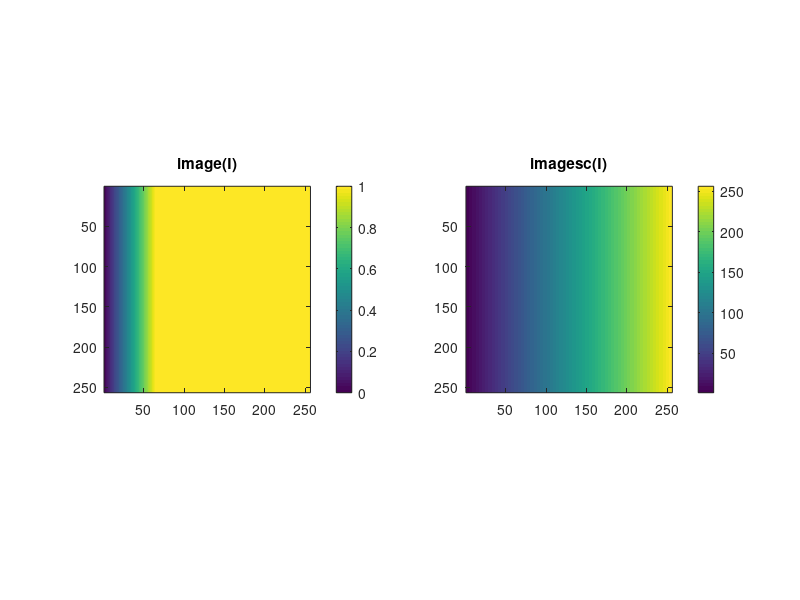
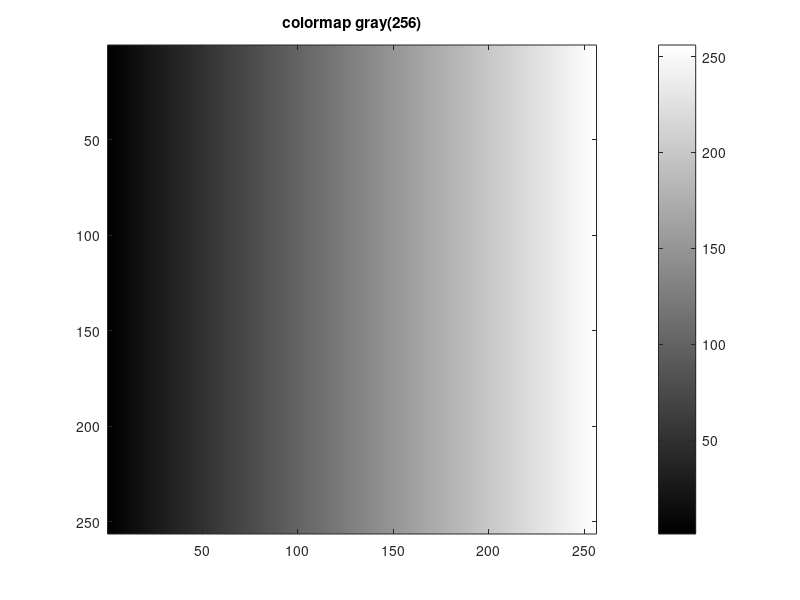
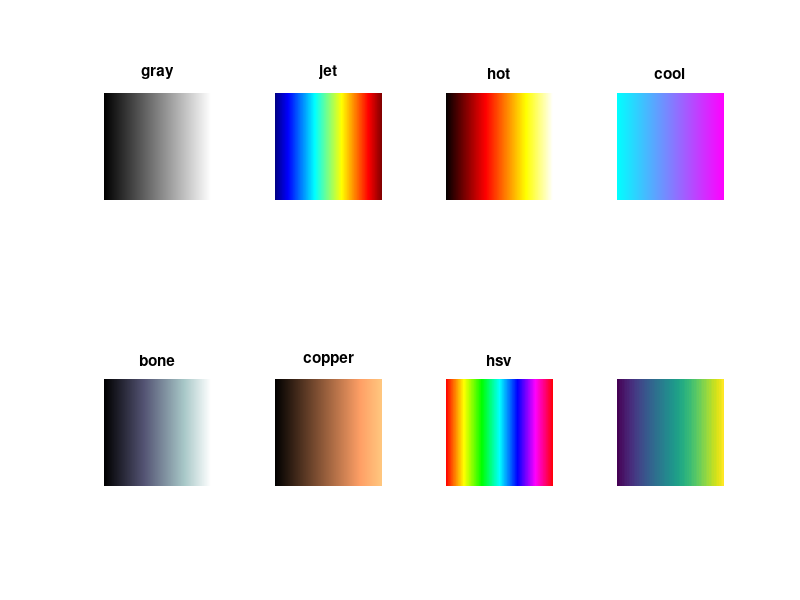

MATLAB code to generate these figures, in order: (Note: this script raises an error after producing the figures.)
%% TP1 - Partie 0 : Définition d'une image et palette
clear; close all; clc;

%% 1) Matrice I de largeur 256 telle que A(i,j) = j  (sans boucle for)
I = repmat(1:256, 256, 1);      % 256 lignes, chaque ligne = 1..256

figure('Name','image vs imagesc');
subplot(1,2,1); image(I);   axis image; title('image(I)');   colorbar;
subplot(1,2,2); imagesc(I); axis image; title('imagesc(I)'); colorbar;
saveas(gcf, '0_image_vs_imagesc.png');
% Conclusion : une image n'est qu'une matrice ; chaque valeur est un indice
% dans la palette. image() utilise directement la valeur comme indice
% (palette par défaut de 64 couleurs -> tout ce qui dépasse 64 est saturé),
% alors que imagesc() met à l'échelle [min,max] sur toute la palette.

%% 2) Palette en niveaux de gris
figure('Name','Palette gris');
imagesc(I); axis image; colormap(gray(256)); colorbar; title('colormap gray(256)');
saveas(gcf, '0_palette_gris.png');

%% 3) Différentes palettes
palettes = {'gray','jet','hot','cool','bone','copper','hsv','parula'};
figure('Name','Différentes palettes');
for k = 1:numel(palettes)
    ax = subplot(2,4,k);
    imagesc(I); axis image off;
    colormap(ax, feval(palettes{k}, 256));
    title(palettes{k});
end
saveas(gcf, '0_differentes_palettes.png');

%% 4) Palette personnelle : noir -> rouge -> jaune -> blanc (256 x 3, valeurs dans [0,1])
n = 256; t = linspace(0,1,n)';
maPalette = [min(1,3*t), min(1,max(0,3*t-1)), max(0,3*t-2)];
figure('Name','Palette personnelle');
imagesc(I); axis image; colormap(maPalette); colorbar; title('Palette personnelle');
saveas(gcf, '0_palette_personnelle.png');
% (on peut aussi l'éditer graphiquement : colormapeditor)

% Conclusion : la palette (colormap) est une table de correspondance
% N x 3 (R,G,B) : la valeur du pixel est un indice dans cette table.
% Changer la palette change l'affichage sans modifier les données ;
% utile pour la visualisation (fausses couleurs, mise en évidence de
% détails, images indexées moins volumineuses).
